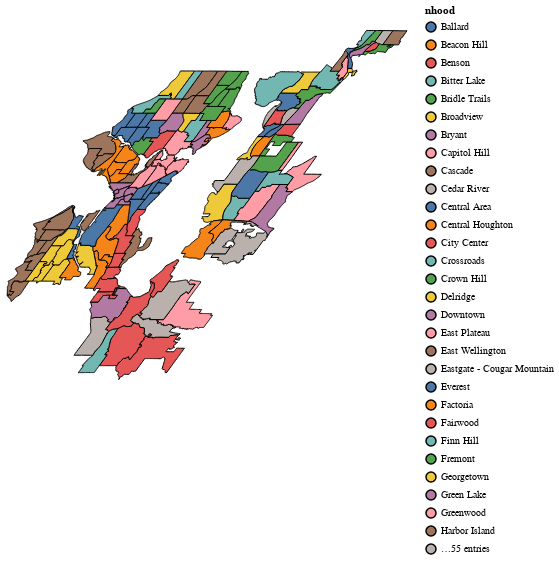

Notebook source saved alongside this figure:
### Markdown cell above
Try and use neighborhoods

### Code cell
import geopandas as gpd
import matplotlib.pyplot as plt
%matplotlib inline
seattle_n = gpd.read_file('https://raw.githubusercontent.com/seattleio/seattle-boundaries-data/master/data/neighborhoods.geojson')
seattle_n = seattle_n.dropna(subset = ['nhood'])
base = alt.Chart(seattle_n).mark_geoshape(
        stroke='black',
        strokeWidth=1
    ).encode(
        color = 'nhood'
    ).properties(
        width=400,
        height=400
    )
base

### Figure 1 — Vega-Lite specification as saved in the notebook (floating-point values rounded to 4 significant figures; data arrays with more than 128 entries replaced by an {"elided": "..."} marker saying what was removed)
{"config": {"view": {"continuousWidth": 400, "continuousHeight": 300}}, "data": {"name": "data-74b1ae5c9a2c6c7f2dde6301f2b7f009"}, "mark": {"type": "geoshape", "stroke": "black", "strokeWidth": 1}, "encoding": {"color": {"type": "nominal", "field": "nhood"}}, "height": 400, "width": 400, "$schema": "https://vega.github.io/schema/vega-lite/v4.8.1.json", "datasets": {"data-74b1ae5c9a2c6c7f2dde6301f2b7f009": {"elided": "139 records"}}}
